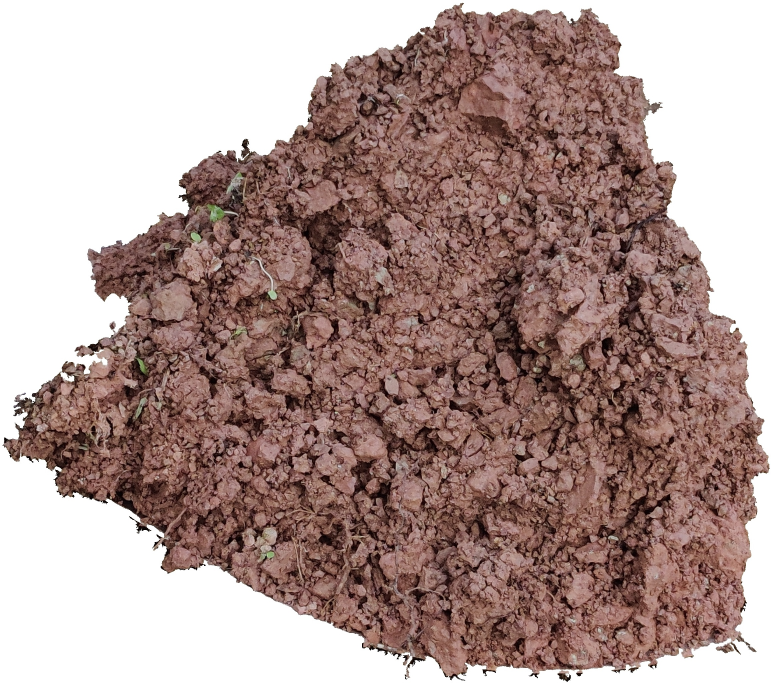
#> input picture Experiment/Draw/1论文插图/plt_img/new_img.jpg, 2312 x 2047 px, found by its file name (shown at 1/3 size)
$ python FinalWandDOfSubImg.py   (older library calls are emulated)
#> lines starting #> are read from the running program, lines starting #| are printed output that depends on the picture; after the words box and inside, x2 and y2 are one past the last pixel; in counts of white or black regions, pixels touching at a corner belong together
"""
2021年09月07日10:05:35
基于2次均值滤波的子图切割算法
1.把获取标记矩阵和权重矩阵合在一起了 : 权重矩阵目前是用的均值滤波来获取的
2.w * d 求最大的点 放入备选点集合
3.切子图操作
现在的代码完全是可以运行的!!!

2021年10月09日11:01:25->进行代码升级
目标:
1.实现自适应子图切割
2.分区间获取土壤子图

2021年10月10日10:06:30
总结:
1.自适应分割已经实现
2.分区间获取子图已经完成
->
尚需:
3.完成注解, 审计代码, 去掉冗余及重复操作, 加速!!!!

2021年11月23日10:04:52:
1.更新区间限制的方式, 分成8个区间, 且将后两个区间对半分舍去第一个区间和最后一个区间
2.重新设定自适应数

2021年11月24日15:38:19:
检查一下代码,然后把它规范成类的形式,输入整个文件夹进行操作
目前这个是最终版本!!!!
修改: 删除存储图像信息  以及打印输出 仅输出基本信息, 中间过程需存储, 后期看 哪些图像不得行 -> 已完成
"""
import os
import shutil
import time

import cv2
import matplotlib.pyplot as plt
import numpy as np


class DoubleConvCutSubImg:
    def __init__(self, path, num_sum, imgsave_path, img_class, img_num, img_size=224, adaption=False, bins=None):
        """
        :param path: 图像路径
        :param num_sum: 切子图数
        :param imgsave_path: 子图存储路径
        :param img_class: 输入图像类别
        :param img_num: 图像大图编号
        :param img_size: 图像大小, 默认为:224
        :param adaption: 是否开启自适应获取土壤子图, 默认:False
        :param bins: 进行区间划分并依次取值, 默认为None:max(w*d)
        """
#> called with num_sum = 10, imgsave_path = '/Users/yida/Desktop/subimg', img_class = 2, img_num = 5, img_size = 224, adaption = False, bins = 8
        # 第一部分:获取标记矩阵和权重矩阵
        self.path = path
        self.img = cv2.imread(path)
#> self.img is the input picture: shape (2047, 2312, 3); mean B, G, R 145.2, 150, 173.1
        self.img_gray = cv2.imread(path, 0)
        # 保证img_size为奇数,不然做卷积操作有问题
        if img_size % 2 == 0:
            self.img_size = img_size + 1
        else:
            self.img_size = img_size

        # 第二部分:构建w和d矩阵,迭代求解获得子图
        self.n = num_sum  # 子图数
        self.imgsave_path = imgsave_path  # 存储子图的路径
        self.img_class = img_class  # 类别
        self.img_num = img_num  # 图像编号

        # 标记矩阵和权重矩阵
        self.lable = None
        self.w = None

        # 初始化区间子图数
        self.region_subimg = None

        # 自适应获取数目比例
        self.adaption = adaption
        self.rate = 1e-4

        # 是否划分区间
        self.bins = bins

        # 初始化文件夹 -> 这都可以掉 怎么做到了
        if os.path.exists(self.imgsave_path):
            shutil.rmtree(self.imgsave_path)
            os.makedirs(self.imgsave_path)
        else:
            os.makedirs(self.imgsave_path)
        print("正在处理第{}类第{}张紫色土图像...子图大小为:{}...子图数:{}...Adaption自适应:{}...Bins区间:{}".format(img_class, img_num, img_size, num_sum, adaption,
                                                                                 bins))

    def master(self):
        """
        主函数:用于调用其他类函数
        :return:
        """
        # ============================= #
        #       一.初始化标记矩阵
        # ============================= #
        lable = self.lable_MAtrix1()
#> in lable_MAtrix1, `lable[lable != 0] = 255`:
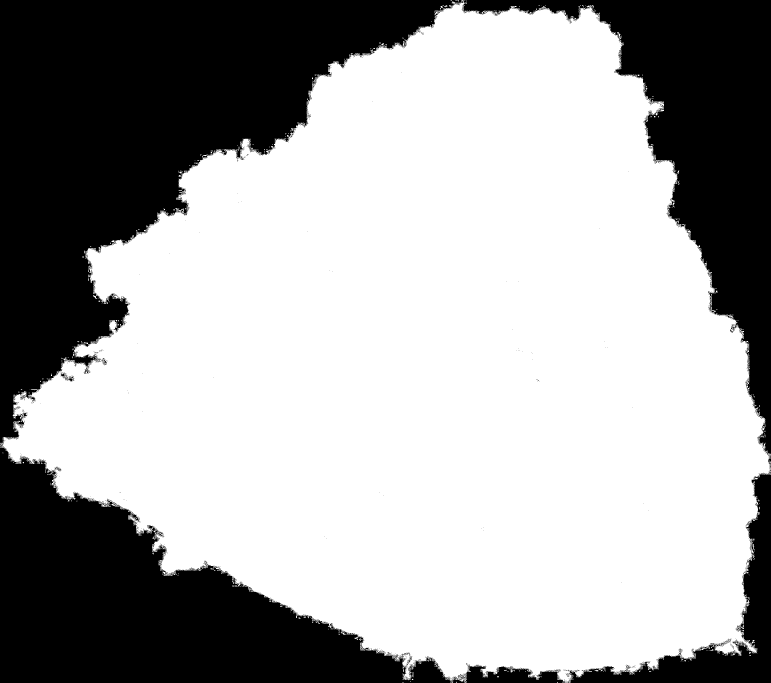
#> lable: shape (2047, 2312) (shown at 1/3 size); 65.6% white; 1413 black regions (1398 under 20 px), largest, box (x1, y1, x2, y2) and area: (0, 0, 1391, 1332) 747218, (0, 1330, 1695, 2047) 456449, (1385, 0, 2312, 1364) 348477
        self.lable = lable
        # ============================= #
        #       二.初始化权重矩阵
        # ============================= #
        w = self.weight_Matrix2(lable)
#> in weight_Matrix2, `weight = img_blur * lable`:
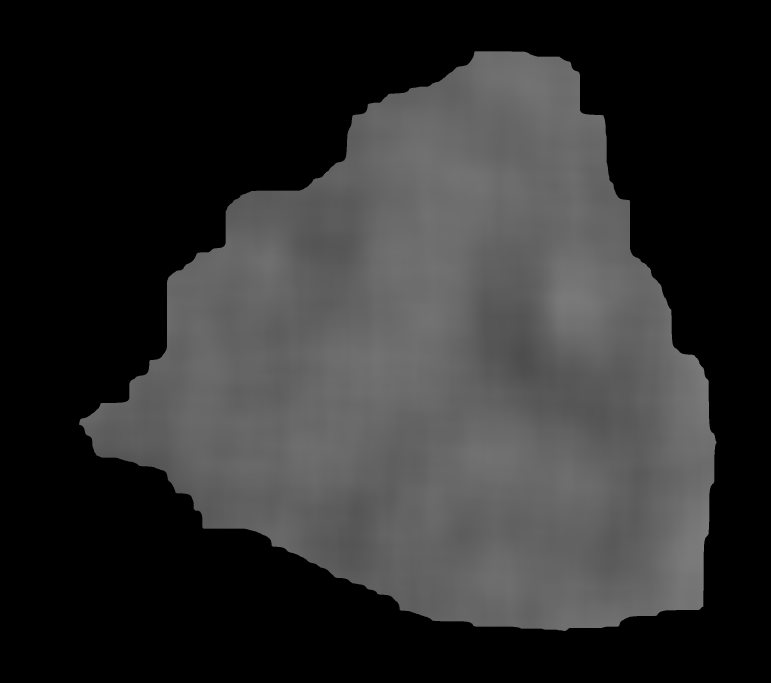
#> weight: shape (2047, 2312) float64 (shown at 1/3 size); min 0, max 125.4, mean 46.2
        self.w = w
        # ============================= #
        #       三.初始化第一个max(W)
        # ============================= #
        max_ij = np.where(w == np.max(w))
#> max_ij = ([1600], [2125])
        # 最大值所对应的横坐标和纵坐标(当取值相同时,取第一个)
        x, y = max_ij[0][0], max_ij[1][0]
#> x = 1600; y = 2125
        # ============================= #
        #       四.迭代求解max(W*D)
        # ============================= #
        # 2.初始化以x,y为中心的距离矩阵
        d_before = self.make_distance2(x, y)
#> in make_distance2, `points = np.where(lable == 255)`: points = 2144627 positions, rows 154 to 1892, columns 237 to 2149
#> in make_distance2, `d[points] = dis`:
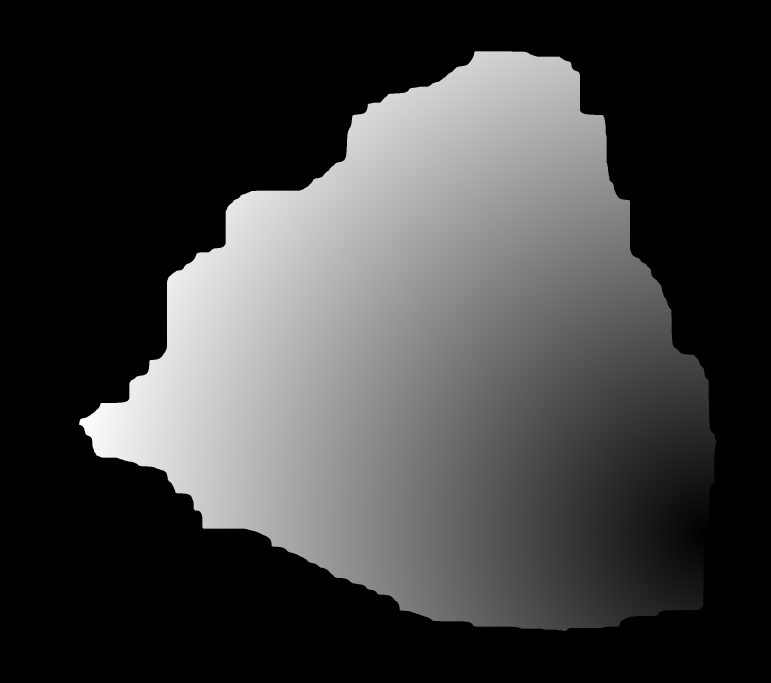
#> d: shape (2047, 2312) float32 (shown at 1/3 size); min 0, max 1916.5, mean 465.4; drawn with min black and max white
        # 是否需要划分区间
        if self.bins is None:
            # 3.迭代求解
            for num in range(1, self.n + 1):
                # 1.将最大值标记为-num
                w, x, y = self.set_max_ij_1(w, x, y, num)
                # 2.更新距离矩阵d
                d_after = self.update_distance2(d_before, x, y)
                # 3.得到特征矩阵
                feature = self.get_feature3(w, d_after)
                # 4.寻找特征矩阵的最大值对应的坐标
                x, y = self.max_ij_in_feature4(feature)
                # 5.从新赋值d_after, 开始迭代
                d_before = d_after
            point = np.where(w < 0)
            # 开始展示图像, 输入坐标开始切子图
            self.get_sub_img5(point[0], point[1])
        # 进行区间限制
        else:
            w_nonzero = np.where(w != 0)
#> w_nonzero has the same summary as points in make_distance2
            # 统计w矩阵中的非零元素
            value = w[w_nonzero]
            # 统计value的直方图, 划分n个bin
            n, bins, patches = plt.hist(value, bins=self.bins)
#> n = [9690, 95711, 261755, 567738, 709416, 414881, 67528, 17908]; bins = [77.21, 83.24, 89.26, 95.28, 101.3, 107.3, 113.3, 119.4, 125.4]; patches = 8 items
            # plt.show()
            plt.close()
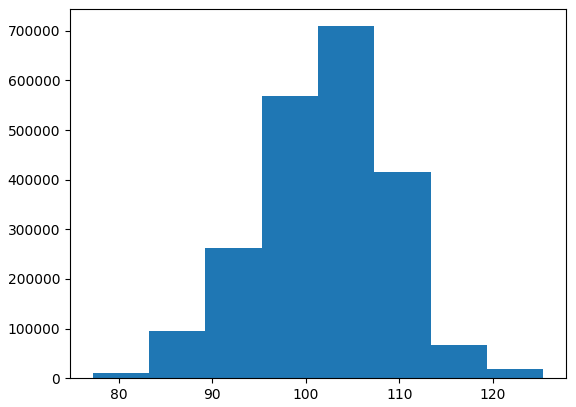
#> figure drawn by matplotlib, 1 panel; tallest bar 709416 high, from x = 101.3 to 107.3
            alpha = np.array(n) / np.sum(n)
#> alpha = [0.00452, 0.0446, 0.122, 0.265, 0.331, 0.193, 0.0315, 0.00835]

            # 修正区间数, 舍弃两端情况
            w, n, bins = self.interval_limit_add1(w, n, bins)
#> in interval_limit_add1, `a_mid = bin[0] + (bin[1] - bin[0]) / 2`: a_mid = 80.22
#> in interval_limit_add1, `b_mid = bin[-2] + (bin[-1] - bin[-2]) / 2`: b_mid = 122.4
#> in interval_limit_add1, `a_num = len(np.where((w < a_mid) & (w != 0))[0])`: a_num = 3866
#> in interval_limit_add1, `b_num = len(np.where(w > b_mid)[0])`: b_num = 3006
#> n = [3866, 95711, 261755, 567738, 709416, 414881, 67528, 3006]; bins = [80.22, 83.24, 89.26, 95.28, 101.3, 107.3, 113.3, 119.4, 122.4]
            alpha = np.array(n) / np.sum(n)
#> alpha = [0.00182, 0.0451, 0.123, 0.267, 0.334, 0.195, 0.0318, 0.00142]

            # 区间权重
            region_subimg = alpha * self.n
#> region_subimg = [0.0182, 0.451, 1.23, 2.67, 3.34, 1.95, 0.318, 0.0142]
            # 向下取整, 转换成int类型
            region_subimg = region_subimg.astype(np.int)
#> region_subimg = [0, 0, 1, 2, 3, 1, 0, 0]
            self.region_subimg = region_subimg
#> self.region_subimg = [0, 0, 1, 2, 3, 1, 0, 0]
            # 由于向下取整舍去的不足子图数
            not_enough = self.n - np.sum(region_subimg)
#> not_enough = 3
            # 3.迭代求解并进行区间限制
            m = 0  # 标记
            for num in range(1, self.n + 1):
                # 1.将最大值标记为-num
                w, x, y = self.set_max_ij_1(w, x, y, num)
                # 2.更新距离矩阵d
                d_after = self.update_distance2(d_before, x, y)
                # 3.得到特征矩阵
                m = self.get_the_m3(m)  # 这里面会有对区间的限制, 如果self.region_subimg 和为0的话 就生成一个随机区间
                feature = self.get_feature_limits3(w, d_after, [bins[m], bins[m + 1]])
                # 4.寻找特征矩阵的最大值对应的坐标
                x, y = self.max_ij_in_feature4(feature)
                # 5.从新赋值d_after, 开始迭代
                d_before = d_after
                m += 1
                # 新增 区间限制
                if m == self.bins:
                    # 重置m
                    m = 0
#> this loop made 10 passes
#> pass 1, in master, `w, x, y = self.set_max_ij_1(w, x, y, num)`:
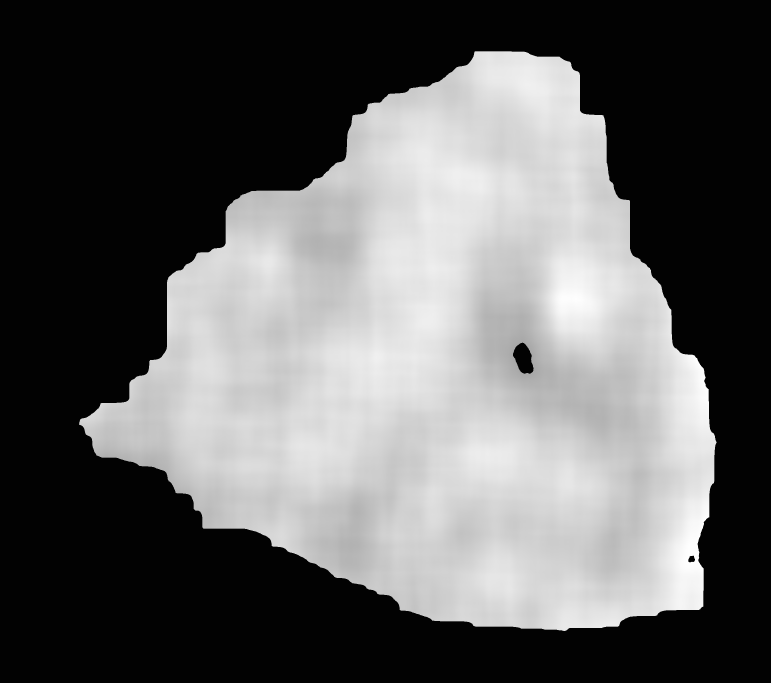
#> w: shape (2047, 2312) float32 (shown at 1/3 size); min -1, max 122.4, mean 46.1; drawn with min black and max white
#> after the loop:
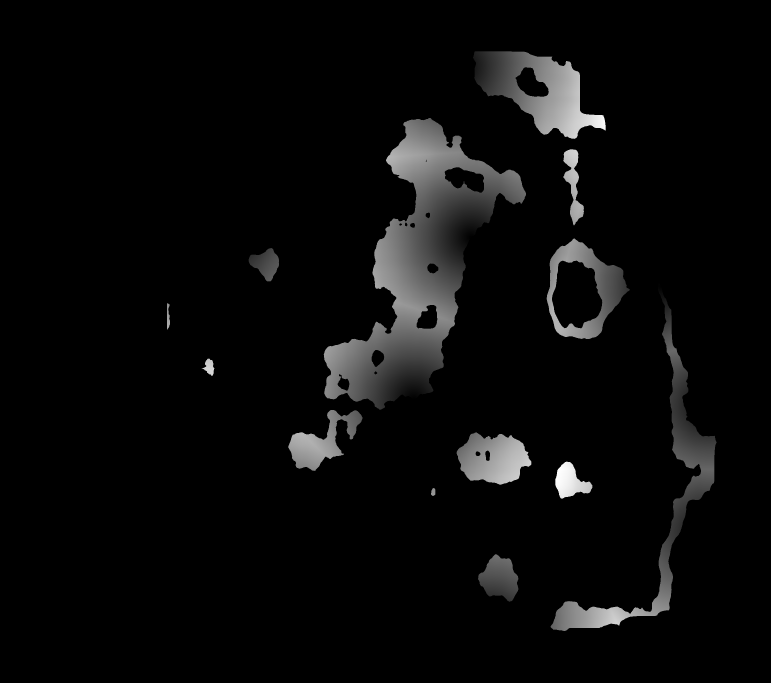
#> feature: shape (2047, 2312) float32 (shown at 1/3 size); min 0, max 52449, mean 2025; drawn with min black and max white
#> after the loop, m = 6
            point = np.where(w < 0)
#> point = 10 positions, rows 199 to 1879, columns 276 to 2126
            # 开始展示图像, 输入坐标开始切子图
            self.get_sub_img5(point[0], point[1])

    def lable_MAtrix1(self):
        """
       初始化标记矩阵lable, 土壤区域标记为255, 非土壤区域标记为0
       使用了保护边境措施,进行了腐蚀
       :return:可用土壤标记矩阵: [255, 0]
        """
        lable = np.copy(self.img_gray)
        # 原图背景 255, 土壤0-255->背景为0, 土壤区域为255
        lable[lable == 255] = 0
        lable[lable != 0] = 255

        # 2021年11月24日20:33:07通过膨胀再腐蚀的方法: 修正P图错误 , 2021年11月25日21:53:21:bug缩小腐蚀和膨胀的次数20->5, 避免与边缘连接
        lable = cv2.dilate(lable, None, iterations=5)  # 膨胀, 去掉P图错误标记
        lable = cv2.erode(lable, None, iterations=5)

        # 对标记矩阵进均均值滤波 为了解决子图切割包含背景的子图
        new_lable = cv2.blur(lable, (self.img_size, self.img_size))

        new_lable[new_lable != 255] = 0
        # 进行边界保护措施 - > 整体缩小20个单位
        new_lable = cv2.erode(new_lable, None, iterations=10)  # 腐蚀 -> 缩小   原来设置20 -> 修正为10 看看有没有bug
        # 将图像转换到float32
        new_lable = new_lable.astype(np.float32)

        lable[lable != 0] = 1  # 这句号应该没有用的 可以删除
        # 设置自适应获取的子图总数
        if self.adaption:
            self.n = 2 * self.img.shape[0] * self.img.shape[1] // (self.img_size ** 2)
        # plt.imshow(new_lable)
        # plt.title("new_lable")
        # plt.show()
        plt.close()
        return new_lable

    def weight_Matrix2(self, lable):
        """
        初始化权重矩阵:这个相当于领域信息,是子图选择的参考
        :return:权重矩阵
        """
        # 初始化图像,权重矩阵求的是灰度图的均值
        img = np.copy(self.img_gray)
        # 背景置0
        img[img == 255] = 0
        # 进均均值滤波
        img = img.astype(np.float32)
        img_blur = cv2.blur(img, (self.img_size, self.img_size))
        lable = np.where(lable == 255, 1, 0)
        weight = img_blur * lable  # 进行哈达玛积,排除包含背景的区域
        # 将图像转换到float32 方便计算
        weight = weight.astype(np.float32)
        return weight

    def set_max_ij_1(self, w, i, j, num):
        """
        将max_ij所对应的坐标在w中设为-num
        为了统计子图标记点,以及切割子图的先后顺序
        :param w:
        :param i:
        :param j:
        :param num:
        :return:w, i, j
        """
        # 将最大值进行标记
        w[i][j] = -num
        return w, i, j

    def make_distance2(self, i, j):
        """
        计算以i,j为中心的距离矩阵
        标记矩阵为0的就不用计算了
        :param i:
        :param j:
        :return:
        """
        lable = self.lable
        d = np.zeros_like(lable)  # 直接输入原矩阵就好
        # 计算以i,j为中心,lable为参考的的计算矩阵的距离
        # lable = 255 和 0, points是所有为1的点的坐标
        points = np.where(lable == 255)
        point_x = points[0]  # 横坐标
        point_y = points[1]  # 纵坐标
        # 计算欧式距离
        dis = np.sqrt(np.power(point_x - i, 2) + np.power(point_y - j, 2))
        # 赋值给矩阵d ->old 方法
        # for i, v in enumerate(dis):
        #     d[point_x[i]][point_y[i]] = v
        # 快速操作赋值 -> 速度快了八倍
        d[points] = dis
        return d

    def update_distance2(self, d_before, x, y):
        """
        这个方法被称作:最大最小距离法
        更新距离矩阵:更新方式,选取2个矩阵中对应位置的最小值
        :param d_before:迭代前的距离矩阵
        :param x: 最大feature的点横坐标
        :param y: 最大feature的点横坐标
        :return:
        """
        # 计算当前点的距离矩阵
        d_after = self.make_distance2(x, y)
        # 计算2个矩阵的最小值作为新的矩阵
        d = np.where(d_before <= d_after, d_before, d_after)
        # d = d_before + d_after
        return d

    # [10 lines left out: function get_feature3, not called in this run]

    def get_feature_limits3(self, w, d, limits):
        """
        得到特征矩阵:f = w+d
        :param w:
        :param d:
        :param limits:进行区间范围限制,传入的是一个列表 limits[0]:左区间, limits[1]右区间
        :return:
        """
        # 计算特征,w 和d 矩阵 的对应元素之和或者乘积
        # 不在区间范围内的w设置为0
        limit_point = np.where((w < limits[0]) | (w > limits[1]))
        w_temp = np.copy(w)
        w_temp[limit_point] = 0
        # 得到feature矩阵 然后在里面寻找最大值
        feature = w_temp * d
        return feature

    def get_the_m3(self, m):
        """
        判断当前应该返回哪一个区间, 如果当前区间为0的话就转到下一个区间
        :param regin_sub: 区间子图数
        :param m: 当前的区间
        :return:
        """
        # 区间赋值
        if np.sum(self.region_subimg) == 0:
            return np.random.randint(0, self.bins)
        else:
            while True:
                if self.region_subimg[m] > 0:
                    self.region_subimg[m] -= 1
                    return m
                else:
                    m += 1
                    if m >= self.bins:
                        m = 0

    def max_ij_in_feature4(self, feature):
        """
        寻找特征矩阵中的最大值
        :param feature:
        :return:
        """
        point = np.where(feature == np.max(feature))
        x = point[0][0]  # 横坐标
        y = point[1][0]  # 纵坐标
        return x, y

    def get_sub_img5(self, x, y):
        """
        输入坐标点, 切割子图
        :param x:
        :param y:
        :return:
        """
        step = self.img_size // 2  # x, y 是图像的中心点
        for k in range(len(x)):
            # 获取子图像
            subimg = self.img[x[k] - step:x[k] + step, y[k] - step:y[k] + step]
            # 移动
            path = self.imgsave_path + "/" + str(k) + "_" + str(self.img_class) + "_" + str(self.img_num) + ".jpg"
            # 保存图像
            cv2.imwrite(path, subimg)
#> this loop made 10 passes
#> path on passes 1 to 8: '/Users/yida/Desktop/subimg/0_2_5.jpg', '/Users/yida/Desktop/subimg/1_2_5.jpg', '/Users/yida/Desktop/subimg/2_2_5.jpg', '/Users/yida/Desktop/subimg/3_2_5.jpg', '/Users/yida/Desktop/subimg/4_2_5.jpg', '/Users/yida/Desktop/subimg/5_2_5.jpg', '/Users/yida/Desktop/subimg/6_2_5.jpg', '/Users/yida/Desktop/subimg/7_2_5.jpg'
#> pass 3, in get_sub_img5, `subimg = self.img[x[k] - step:x[k] + step, y[k] - step:y[k] + step]`:
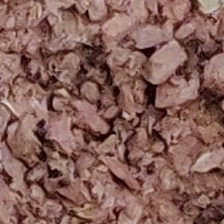
#> subimg: shape (224, 224, 3); mean B, G, R 89.8, 96.9, 134.3
        print("任务已完成, 共计获得子图{}张...".format(self.n))

    def interval_limit_add1(self, w, fre, bin):
        """
        2021年11月23日10:38:24
        新增功能1:区间限制
        依据直方图分的区间数进行修正(最后2个半直方图区间舍弃), 将舍弃部分w设置为0,并返回w和n从新统计频数
        :param w: w权重矩阵, 进行修正
        :param fre: 频数
        :param bin:区间数, 需重新舍弃前后两个半区间
        :return:
        """
        # 修正第一个区间
        a_mid = bin[0] + (bin[1] - bin[0]) / 2
        bin[0] = round(a_mid, 4)

        # 修正最后一个区间
        b_mid = bin[-2] + (bin[-1] - bin[-2]) / 2
        bin[-1] = round(b_mid, 4)

        # 统计并更新区间个数
        a_num = len(np.where((w < a_mid) & (w != 0))[0])
        b_num = len(np.where(w > b_mid)[0])
        fre[0] = a_num
        fre[-1] = b_num

        # 更新w矩阵
        w[w < a_mid] = 0
        w[w > b_mid] = 0
        return w, fre, bin


if __name__ == '__main__':
    start = time.time()
    # 输入图像路径
    # img_path = "/Users/yida/Desktop/研究生学习/数据集/土壤数据集/完整土壤数据集/手工PS数据全集/暗紫泥大泥土/5.jpg"
    # img_path = "/Users/yida/Desktop/土壤_wwr/high/1/2.jpg"    # 125.99s
    img_path = "/CutSubImage/Init_Alor_R_W_Cutsubimg/1009/plt_img/new_img.jpg"  # 51.06s

    # 存储图像路径
    imgsave_path_ = "/Users/yida/Desktop/subimg"
    # 子图数
    num_sum_ = 10
    # 图像类别编号
    img_class_ = 2
    # 图像顺序标号
    img_num_ = 5
    # 初始化类
    r = DoubleConvCutSubImg(img_path, num_sum=num_sum_, imgsave_path=imgsave_path_, img_class=img_class_,
                            img_num=img_num_, adaption=False, bins=8)
    # 调用主类方法
    r.master()
    end = time.time()
    print("time:", end - start)
